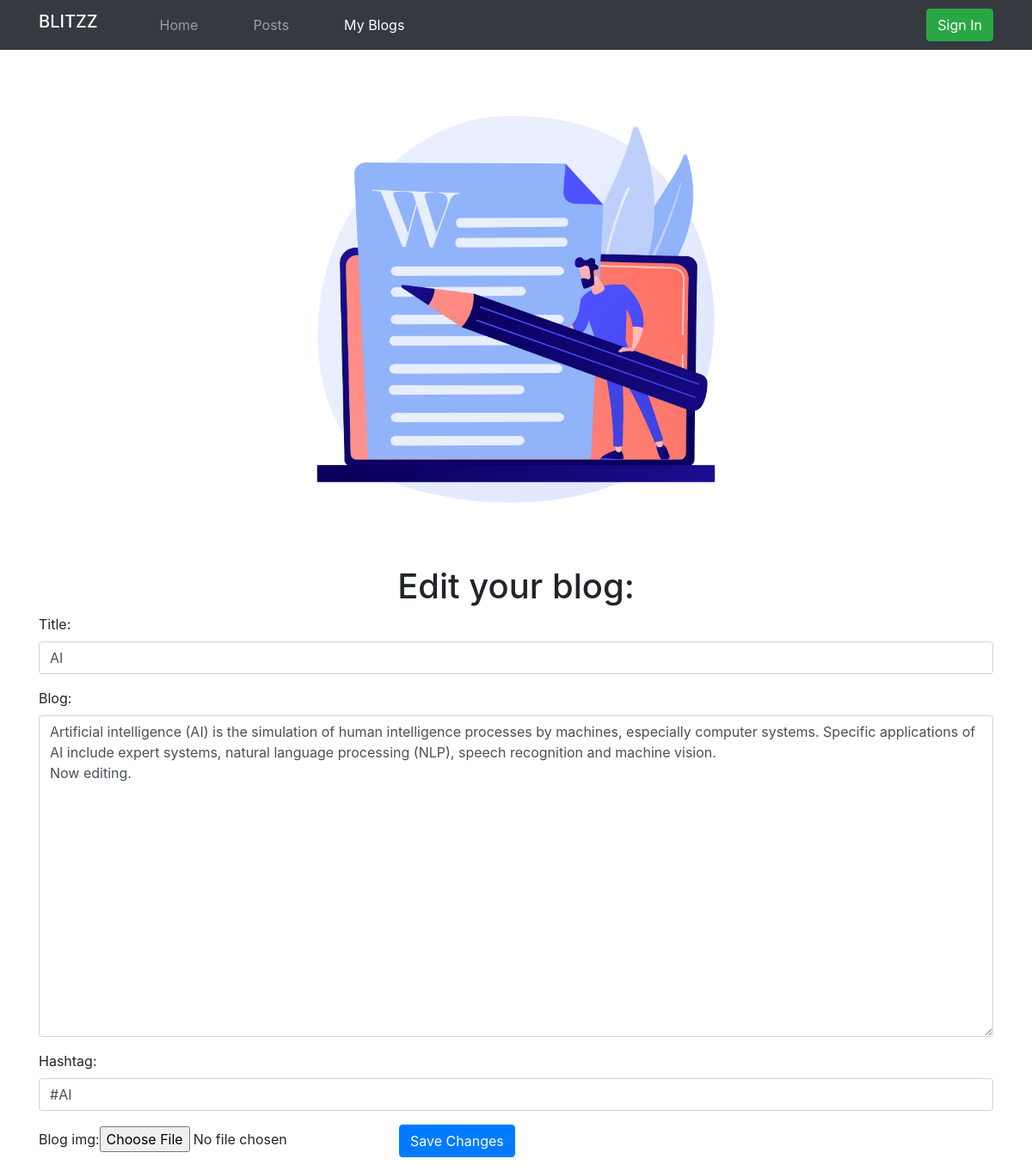
The app's page /editpost/4 with its own data.
### blog_app/models.py (models this page shows, shortened)
class Post(models.Model):
    author = models.ForeignKey(Author, on_delete=models.CASCADE)
    title = models.CharField(max_length=80)
    text = models.TextField(max_length=2000)
    hashtag=models.CharField(max_length=300,blank=False,null=True)
    blog_img=models.ImageField(upload_to='blog_imgs',blank=True)
    published_date = models.DateTimeField()

### blog_app/views.py (the view)
# urls.py: path('editpost/<int:post_id>',views.editpost,name='editpost'),
def editpost(request, post_id):
    global is_login
    posts = Post.objects.all()
    post = ''
    for item in posts:
        if item.id == post_id:
            post=item
    if request.method == 'POST':
        post.title=request.POST['title']
        post.text = request.POST['blog']
        post.hashtag = request.POST['hashtag']
        post.published_date = timezone.localtime(timezone.now())
        if 'blog_img' in request.FILES:
            post.blog_img=request.FILES['blog_img']
        post.save()
        return HttpResponseRedirect(reverse('my_blogs'))
    else:
        return render(request,'editpost.html',context={'post': post,'is_login':is_login})

### blog_app/templates/editpost.html (shortened to what this page needs)
{%extends 'index.html' %}
{%block body_block%}
{%load static%}
<nav class="navbar navbar-expand-lg navbar-dark bg-dark sticky-top">
    <div class="container">
        <h2><a class="navbar-brand" href="{%url 'index'%}">BLITZZ</a></h2>
        <div class="collapse navbar-collapse" id="navbarSupportedContent">
            <ul class="navbar-nav mr-auto">
                <li class="nav-item ml-5">
                    <a class=" nav-link" href="{%url 'index'%}">Home<span class="sr-only">(current)</span></a>
                </li>
                <li class="nav-item ml-5">
                    <a class="nav-link" href="{%url 'posts'%}">Posts</a>
                </li>
                <li class="nav-item ml-5 active">
                    <a class="nav-link" href="{%url 'my_blogs' %}">My Blogs</a>
                </li>
            </ul>
            {%if user.is_authenticated %}
            <form class="form-inline my-2 my-lg-0" action='{%url "user_logout" %}'>
                <button class="btn btn-danger my-2 my-sm-0" type="submit">Logout</button>
            </form>
            {%else%}
            <form class="form-inline my-2 my-lg-0" action='{%url "user_login" %}'>
                <button class="btn btn-success my-2 my-sm-0" type="submit">Sign In</button>
            </form>
            {%endif%}
        </div>
    </div>
</nav>
<div class="container">
    <img src="{%static 'edit.jpg'%}" class='blog-img'>
    <h1 class='text-center'>Edit your blog:</h1>
    <form action='' method='POST' enctype="multipart/form-data">
        <div class="form-group">
            <label for="title">Title:</label>
            <input type="text" class="form-control" name='title' id="title" value={{post.title}}>
        </div>
        <div class="form-group">
            <label for="blog">Blog:</label>
            <textarea class="form-control" id="blog" name='blog' rows="15">{{post.text}}</textarea>
        </div>
        <div class="form-group">
            <label for="hashtag">Hashtag:</label>
            <input type="text" class="form-control" name='hashtag' id="hashtag" value={{post.hashtag}}>
        </div>
        Blog img:<input type="file" name="blog_img" id="">
        <button type="submit" class="btn btn-primary">Save Changes</button>
    </form>
</div>
{%endblock%}

### static/style.css (style rules this page uses)
.blog-img { margin-right:auto; margin-left: auto; display:block; height:600px; }

### records on screen
Post: title "AI", blog "Artificial intelligence (AI) is the simulation of human intelligence processes by machines, especially computer systems. Specific applications of AI include expert systems, natural language processing (NLP), speech recognition and machine vision. Now editing.", hashtag "#AI"
